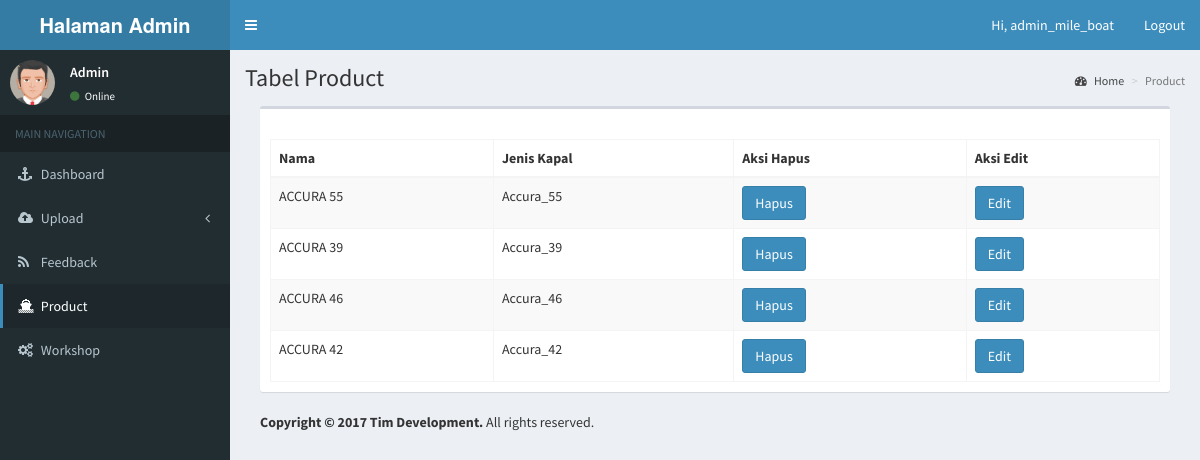
/admin/pages/tables/product.php (signed in), run on the app's committed database.
### tables this page shows
CREATE TABLE `tb_user` (
  `a_id_user` int(3) UNSIGNED NOT NULL,
  `a_user_name` varchar(50) NOT NULL,
  `a_pass` varchar(72) NOT NULL
);

CREATE TABLE `tb_gallery` (
  `m_id_gambar` int(10) UNSIGNED NOT NULL,
  `m_nama_gambar` varchar(253) NOT NULL,
  `m_desc_id` text NOT NULL,
  `m_desc_en` text NOT NULL,
  `m_jenis_gambar` varchar(50) DEFAULT NULL,
  `m_p_lmld_seluruh` varchar(75) DEFAULT NULL,
  `m_p_lmld_moulded` varchar(75) DEFAULT NULL,
  `m_p_ga_lwl` varchar(75) DEFAULT NULL,
  `m_l_max` varchar(75) DEFAULT NULL,
  `m_l_bwl` varchar(75) DEFAULT NULL,
  `m_t_dmax` varchar(75) DEFAULT NULL,
  `m_sarat_air` varchar(75) DEFAULT NULL,
  `m_displacement` varchar(75) DEFAULT NULL,
  `m_dead_weight` varchar(75) DEFAULT NULL,
  `m_bahan_bakar` varchar(75) DEFAULT NULL,
  `m_air_tawar` varchar(75) DEFAULT NULL,
  `m_penumpang` varchar(75) DEFAULT NULL,
  `m_crew` varchar(75) DEFAULT NULL,
  `m_mesin_omfs` varchar(75) DEFAULT NULL,
  `m_speed_mcr` varchar(75) DEFAULT NULL,
  `m_speedj_mcr` varchar(75) DEFAULT NULL,
  `m_range_mcr` varchar(75) DEFAULT NULL,
  `m_path_spec` varchar(1000) DEFAULT NULL,
  `m_position` varchar(15) DEFAULT NULL
);

### admin/pages/tables/product.php (the view, shortened to what this page needs)
<?php
include('../../../koneksi.php');
       if (!isset($_SESSION['id_admin'])){
     header( 'Location:../../index.php');
 } else {
$jut = $_SESSION['id_admin'];
$query = "SELECT * FROM tb_user where a_id_user='$jut'";
           $result = $dbh->query($query)->fetch();
           $query1 = "SELECT * FROM tb_gallery WHERE m_position='produk'";
           $result1 = $dbh->query($query1)->fetchAll();
?>
    <!DOCTYPE html>
    <html>
    <head>
        <link rel="stylesheet" href="../../bootstrap/css/bootstrap.min.css">
        <link rel="stylesheet" href="https://cdnjs.cloudflare.com/ajax/libs/font-awesome/4.5.0/css/font-awesome.min.css">
        <link rel="stylesheet" href="https://cdnjs.cloudflare.com/ajax/libs/ionicons/2.0.1/css/ionicons.min.css">
        <link rel="stylesheet" href="../../plugins/fullcalendar/fullcalendar.min.css">
        <link rel="stylesheet" href="../../plugins/fullcalendar/fullcalendar.print.css" media="print">
        <link rel="stylesheet" href="../../dist/css/AdminLTE.min.css">
        <link rel="stylesheet" href="../../dist/css/skins/_all-skins.min.css">
    </head>
    <body class="hold-transition skin-blue sidebar-mini">
        <div class="wrapper">
            <header class="main-header">
                <a href="../index.html" class="logo">
                    <span class="logo-lg"><b>Halaman Admin</b></span> </a>
                <nav class="navbar navbar-static-top">
                    <a href="#" class="sidebar-toggle" data-toggle="offcanvas" role="button"> <span class="sr-only">Toggle navigation</span> <span class="icon-bar"></span> <span class="icon-bar"></span> <span class="icon-bar"></span> </a>
                    <div class="navbar-custom-menu">
                        <ul class="nav navbar-nav">
                            <li class="dropdown user user-menu"> <a>Hi, <?php echo $result['a_user_name']; ?></a> </li>
                            <li class="dropdown user user-menu"> <a href="../../logout.php" onclick="return confirm('Yakin ingin Logout?')">Logout</a> </li>
                        </ul>
                    </div>
                </nav>
            </header>
        </div>
        <aside class="main-sidebar">
            <section class="sidebar">
                <div class="user-panel">
                    <div class="pull-left image"> <img src="avatar5.png" class="img-circle" alt="User Image"> </div>
                    <div class="pull-left info">
                        <p>Admin</p> <a href="#"><i class="fa fa-circle text-success"></i> Online</a> </div>
                </div>
                <ul class="sidebar-menu">
                    <li class="header">MAIN NAVIGATION</li>
                    <li>
                        <a href="../../dashboard.php"> <i class="fa fa-anchor"></i> <span>Dashboard</span></a>
                    </li>
                    <li class="treeview">
                        <a href="#"> <i class="fa fa-cloud-upload"></i> <span>Upload</span> <i class="fa fa-angle-left pull-right"></i> </a>
                    </li>
                    <li>
                        <a href="s_fdback.php"> <i class="fa fa-feed"></i> <span>Feedback</span> </a>
                    </li>
                    <li class="active treeview">
                        <a href="product.php"> <i class="fa fa-ship"></i> <span>Product</span> </a>
                    </li>
					<li>
                        <a href="workshop.php"> <i class="fa fa-gears"></i> <span>Workshop</span> </a>
                    </li>
                </ul>
            </section>
        </aside>
        <div class="content-wrapper">
            <section class="content-header">
                <h1>
        Tabel Product
      </h1>
                <ol class="breadcrumb">
                    <li><a href="#"><i class="fa fa-dashboard"></i> Home</a></li>
                    <li class="active">Product</li>
                </ol>
            </section>
            <section class="content">
                <div class="row">
                    <div class="col-md-12">
                        <div class="col-md-12">
                            <div class="box">
                                <div class="box-header"> </div>
                                <div class="box-body">
                                    <table id="example1" class="table table-bordered table-striped">
                                        <thead>
                                            <tr>
                                                <th>Nama</th>
                                                <th>Jenis Kapal</th>
                                                <th>Aksi Hapus</th>
                                                <th>Aksi Edit</th>
                                            </tr>
                                        </thead>
                                        <tbody>
                                            <?php foreach ( $result1 as $r2 )
            { ?>
                                                <tr>
                                                    <td>
                                                        <?php echo $r2['m_nama_gambar']; ?>
                                                    </td>
                                                    <td>
                                                        <?php echo $r2['m_jenis_gambar']; ?>
                                                    </td>
                                                    <form method="POST" action="delete_a_product.php" onsubmit="return confirm('Hapus product ini ?');">
                                                        <td>
                                                            <input type="submit" name="submit" value="Hapus" class="btn btn-primary"></td>
                                                    </form>
													<form method="POST" action="edit_product.php">
                                                        <td>
                                                            <input type="submit" name="submit" value="Edit" class="btn btn-primary"> </td>
                                                    </form>
                                                </tr>
                                                <?php
            }
            ?>
                                        </tbody>
                                    </table>
                                </div>
                            </div>
                            <footer> <strong>Copyright &copy; 2017 Tim Development.</strong> All rights reserved. </footer>
                        </div>
                    </div>
                </div>
            </section>
        </div>
    </body>
    </html>
    <?php }
 ?>

### data on the page
tb_user: a_user_name "admin_mile_boat"
tb_gallery: m_nama_gambar "ACCURA 55", m_jenis_gambar "Accura_55"
tb_gallery: m_nama_gambar "ACCURA 39", m_jenis_gambar "Accura_39"
tb_gallery: m_nama_gambar "ACCURA 46", m_jenis_gambar "Accura_46"
tb_gallery: m_nama_gambar "ACCURA 42", m_jenis_gambar "Accura_42"
